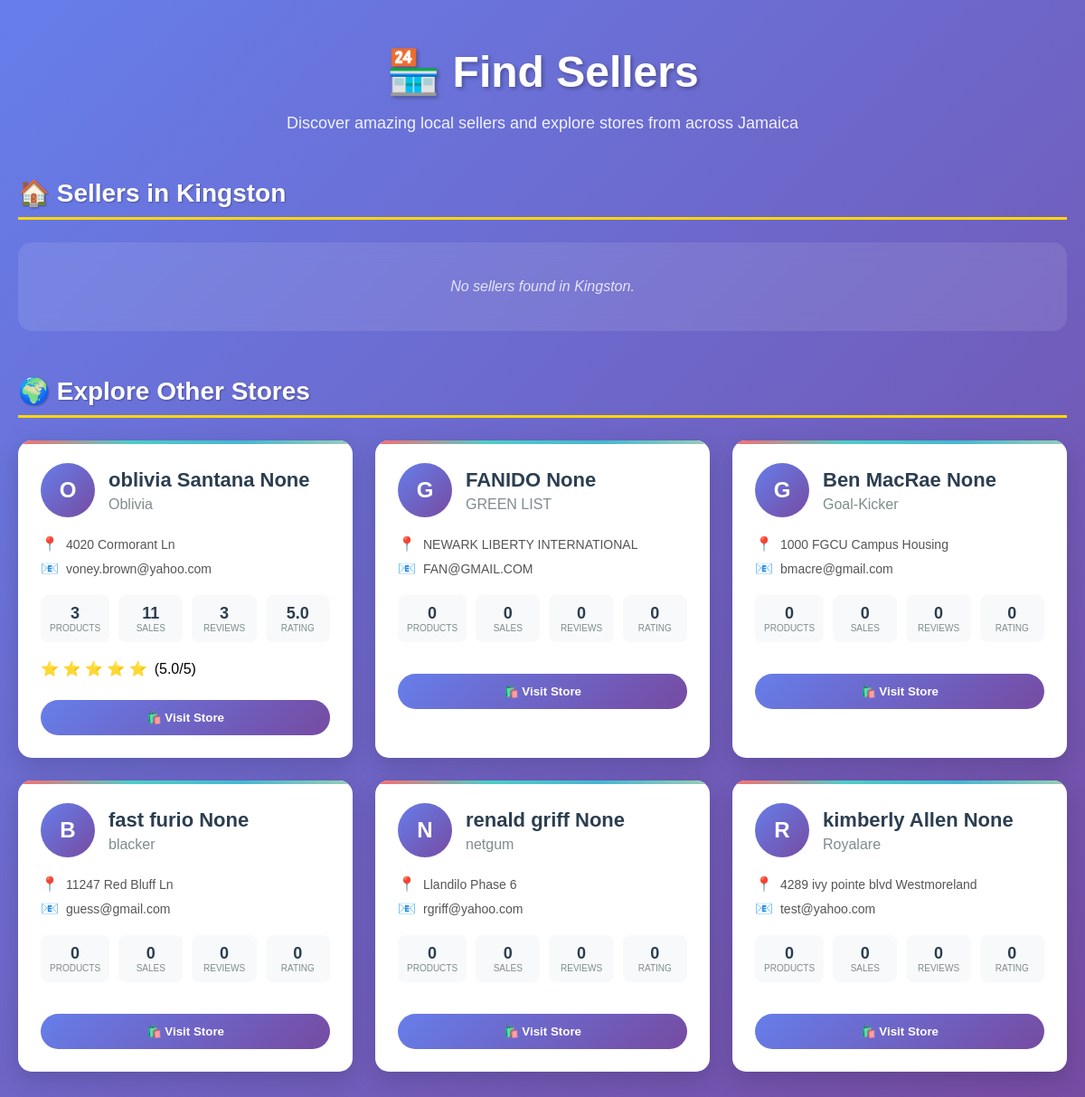
The app's page /find_sellers with its own data.
### tables this page shows
CREATE TABLE users (
            email TEXT PRIMARY KEY,
            password TEXT,
            first_name TEXT,
            last_name TEXT,
            is_seller BOOLEAN,
            is_support BOOLEAN DEFAULT FALSE,
            phone_number TEXT,
            address TEXT,
            parish TEXT,
            post_office TEXT,
            profile_picture TEXT,
            discount_used BOOLEAN DEFAULT FALSE,
            notification_preference TEXT,
            business_name TEXT,
            business_address TEXT,
            security_question TEXT,
            security_answer TEXT,
            discount_applied BOOLEAN DEFAULT FALSE,
            gender TEXT,
            delivery_address TEXT,
            billing_address TEXT
        , whatsapp_number TEXT, business_description TEXT);

### app.py (the view)
@app.route('/find_sellers')
def find_sellers():
    try:
        with get_db() as conn:
            cursor = conn.cursor()
            user_parish = 'Kingston'
            if 'user' in session and session['user'].get('parish'):
                user_parish = session['user']['parish']
            cursor.execute('''
                SELECT u.email, u.first_name, u.last_name, u.business_name, u.business_address,
                       u.profile_picture, COUNT(p.product_key) as product_count,
                       AVG(sr.rating) as avg_rating, COUNT(sr.rating) as rating_count,
                       SUM(p.sold) as total_sales
                FROM users u
                LEFT JOIN products p ON u.email = p.seller_email
                LEFT JOIN seller_ratings sr ON u.email = sr.seller_email
                WHERE u.is_seller = 1 AND u.business_address = ?
                GROUP BY u.email
                ORDER BY total_sales DESC, product_count DESC
            ''', (user_parish,))
            local_sellers = []
            for row in cursor.fetchall():
                seller_data = dict(row)
                seller_data['avg_rating'] = round(seller_data['avg_rating'], 1) if seller_data['avg_rating'] else 0
                seller_data['total_sales'] = seller_data['total_sales'] or 0
                seller_data['product_count'] = seller_data['product_count'] or 0
                seller_data['rating_count'] = seller_data['rating_count'] or 0
                local_sellers.append(seller_data)
            cursor.execute('''
                SELECT u.email, u.first_name, u.last_name, u.business_name, u.business_address,
                       u.profile_picture, COUNT(p.product_key) as product_count,
                       AVG(sr.rating) as avg_rating, COUNT(sr.rating) as rating_count,
                       SUM(p.sold) as total_sales
                FROM users u
                LEFT JOIN products p ON u.email = p.seller_email
                LEFT JOIN seller_ratings sr ON u.email = sr.seller_email
                WHERE u.is_seller = 1 AND u.business_address != ?
                GROUP BY u.email
                ORDER BY total_sales DESC, product_count DESC
            ''', (user_parish,))
            other_sellers = []
            for row in cursor.fetchall():
                seller_data = dict(row)
                seller_data['avg_rating'] = round(seller_data['avg_rating'], 1) if seller_data['avg_rating'] else 0
                seller_data['total_sales'] = seller_data['total_sales'] or 0
                seller_data['product_count'] = seller_data['product_count'] or 0
                seller_data['rating_count'] = seller_data['rating_count'] or 0
                other_sellers.append(seller_data)
        cart_data = get_cart_items()
        return render_template(
            'find_sellers.html',
            local_sellers=local_sellers,
            other_sellers=other_sellers,
            user_parish=user_parish,
            cart_items=cart_data['items'],
            cart_total=cart_data['total'],
            discount=cart_data['discount'],
            user=session.get('user'),
            cart_item_count=cart_data['cart_item_count']
        )
    except Exception as e:
        logger.error(f"Error in find_sellers: {e}")
        cart_data = get_cart_items()
        return render_template(
            'find_sellers.html',
            local_sellers=[],
            other_sellers=[],
            user_parish='Kingston',
            cart_items=cart_data['items'],
            cart_total=cart_data['total'],
            discount=cart_data['discount'],
            user=session.get('user'),
            cart_item_count=cart_data['cart_item_count']
        )

### templates/find_sellers.html (shortened to what this page needs)
<!DOCTYPE html>
<html lang="en">
<head>
</head>
<body>
    <div class="container">
        <h1>🏪 Find Sellers</h1>
        <p class="subtitle">Discover amazing local sellers and explore stores from across Jamaica</p>
        <section>
            <h2 class="section-title">🏠 Sellers in {{ user_parish }}</h2>
            {% if local_sellers %}
                <div class="sellers-grid">
                    {% for seller in local_sellers %}
                        <div class="seller-item" onclick="window.location.href='{{ url_for('seller_store', seller_email=seller.email) }}'">
                            <div class="seller-header">
                                {% if seller.profile_picture %}
                                    <img src="{{ url_for('static', filename=seller.profile_picture) }}"
                                         alt="{{ seller.business_name or seller.first_name }}"
                                         class="seller-avatar"
                                         onerror="this.style.display='none'; this.nextElementSibling.style.display='flex'">
                                    <div class="default-avatar" style="display: none;">
                                        {{ (seller.business_name or seller.first_name or 'S')[0].upper() }}
                                    </div>
                                {% else %}
                                    <div class="default-avatar">
                                        {{ (seller.business_name or seller.first_name or 'S')[0].upper() }}
                                    </div>
                                {% endif %}
                                <div>
                                    <h3 class="seller-name">{{ seller.first_name }} {{ seller.last_name }}</h3>
                                    {% if seller.business_name %}
                                        <p class="business-name">{{ seller.business_name }}</p>
                                    {% endif %}
                                </div>
                            </div>
                            <div class="seller-info">
                                <div class="info-row">
                                    <span class="info-icon">📍</span>
                                    <span>{{ seller.business_address }}</span>
                                </div>
                                <div class="info-row">
                                    <span class="info-icon">📧</span>
                                    <span>{{ seller.email }}</span>
                                </div>
                            </div>
                            <div class="seller-stats">
                                <div class="stat">
                                    <div class="stat-number">{{ seller.product_count }}</div>
                                    <div class="stat-label">Products</div>
                                </div>
                                <div class="stat">
                                    <div class="stat-number">{{ seller.total_sales }}</div>
                                    <div class="stat-label">Sales</div>
                                </div>
                                <div class="stat">
                                    <div class="stat-number">{{ seller.rating_count }}</div>
                                    <div class="stat-label">Reviews</div>
                                </div>
                                <div class="stat">
                                    <div class="stat-number">{{ seller.avg_rating }}</div>
                                    <div class="stat-label">Rating</div>
                                </div>
                            </div>
                            {% if seller.avg_rating > 0 %}
                            <div class="rating">
                                <div class="stars">
                                    {% for i in range(5) %}
                                        {% if i < seller.avg_rating %}⭐{% else %}☆{% endif %}
                                    {% endfor %}
                                </div>
                                <span>({{ seller.avg_rating }}/5)</span>
                            </div>
                            {% endif %}
                            <button class="visit-store-btn" onclick="window.location.href='{{ url_for('seller_store', seller_email=seller.email) }}'">🛍️ Visit Store</button>
                        </div>
                    {% endfor %}
                </div>
            {% else %}
                <div class="no-sellers">No sellers found in {{ user_parish }}.</div>
            {% endif %}
        </section>
        <section>
            <h2 class="section-title">🌍 Explore Other Stores</h2>
            {% if other_sellers %}
                <div class="sellers-grid">
                    {% for seller in other_sellers %}
                        <div class="seller-item" onclick="window.location.href='{{ url_for('seller_store', seller_email=seller.email) }}'">
                            <div class="seller-header">
                                {% if seller.profile_picture %}
                                    <img src="{{ url_for('static', filename=seller.profile_picture) }}"
                                         alt="{{ seller.business_name or seller.first_name }}"
                                         class="seller-avatar"
                                         onerror="this.style.display='none'; this.nextElementSibling.style.display='flex'">
                                    <div class="default-avatar" style="display: none;">
                                        {{ (seller.business_name or seller.first_name or 'S')[0].upper() }}
                                    </div>
                                {% else %}
                                    <div class="default-avatar">
                                        {{ (seller.business_name or seller.first_name or 'S')[0].upper() }}
                                    </div>
                                {% endif %}
                                <div>
                                    <h3 class="seller-name">{{ seller.first_name }} {{ seller.last_name }}</h3>
                                    {% if seller.business_name %}
                                        <p class="business-name">{{ seller.business_name }}</p>
                                    {% endif %}
                                </div>
                            </div>
                            <div class="seller-info">
                                <div class="info-row">
                                    <span class="info-icon">📍</span>
                                    <span>{{ seller.business_address }}</span>
                                </div>
                                <div class="info-row">
                                    <span class="info-icon">📧</span>
                                    <span>{{ seller.email }}</span>
                                </div>
                            </div>
                            <div class="seller-stats">
                                <div class="stat">
                                    <div class="stat-number">{{ seller.product_count }}</div>
                                    <div class="stat-label">Products</div>
                                </div>
                                <div class="stat">
                                    <div class="stat-number">{{ seller.total_sales }}</div>
                                    <div class="stat-label">Sales</div>
                                </div>
                                <div class="stat">
                                    <div class="stat-number">{{ seller.rating_count }}</div>
                                    <div class="stat-label">Reviews</div>
                                </div>
                                <div class="stat">
                                    <div class="stat-number">{{ seller.avg_rating }}</div>
                                    <div class="stat-label">Rating</div>
                                </div>
                            </div>
                            {% if seller.avg_rating > 0 %}
                            <div class="rating">
                                <div class="stars">
                                    {% for i in range(5) %}
                                        {% if i < seller.avg_rating %}⭐{% else %}☆{% endif %}
                                    {% endfor %}
                                </div>
                                <span>({{ seller.avg_rating }}/5)</span>
                            </div>
                            {% endif %}
                            <button class="visit-store-btn">🛍️ Visit Store</button>
                        </div>
                    {% endfor %}
                </div>
            {% else %}
                <div class="no-sellers">No other stores available right now.</div>
            {% endif %}
        </section>
    </div>
</body>
</html>

### records on screen
users: business_name "O", first_name "oblivia Santana", last_name "None", business_name "Oblivia", business_address "4020 Cormorant Ln", email "voney.brown@yahoo.com", product_count "3", total_sales "11", rating_count "3", avg_rating "5.0"
users: business_name "G", first_name "FANIDO", last_name "None", business_name "GREEN LIST", business_address "NEWARK LIBERTY INTERNATIONAL", email "FAN@GMAIL.COM", product_count "0", total_sales "0", rating_count "0", avg_rating "0"
users: business_name "G", first_name "Ben MacRae", last_name "None", business_name "Goal-Kicker", business_address "1000 FGCU Campus Housing", email "bmacre@gmail.com", product_count "0", total_sales "0", rating_count "0", avg_rating "0"
users: business_name "B", first_name "fast furio", last_name "None", business_name "blacker", business_address "11247 Red Bluff Ln", email "guess@gmail.com", product_count "0", total_sales "0", rating_count "0", avg_rating "0"
users: business_name "N", first_name "renald griff", last_name "None", business_name "netgum", business_address "Llandilo Phase 6", email "rgriff@yahoo.com", product_count "0", total_sales "0", rating_count "0", avg_rating "0"
users: business_name "R", first_name "kimberly Allen", last_name "None", business_name "Royalare", business_address "4289 ivy pointe blvd Westmoreland", email "test@yahoo.com", product_count "0", total_sales "0", rating_count "0", avg_rating "0"

### other values on screen
{{ user_parish }} "Kingston"
